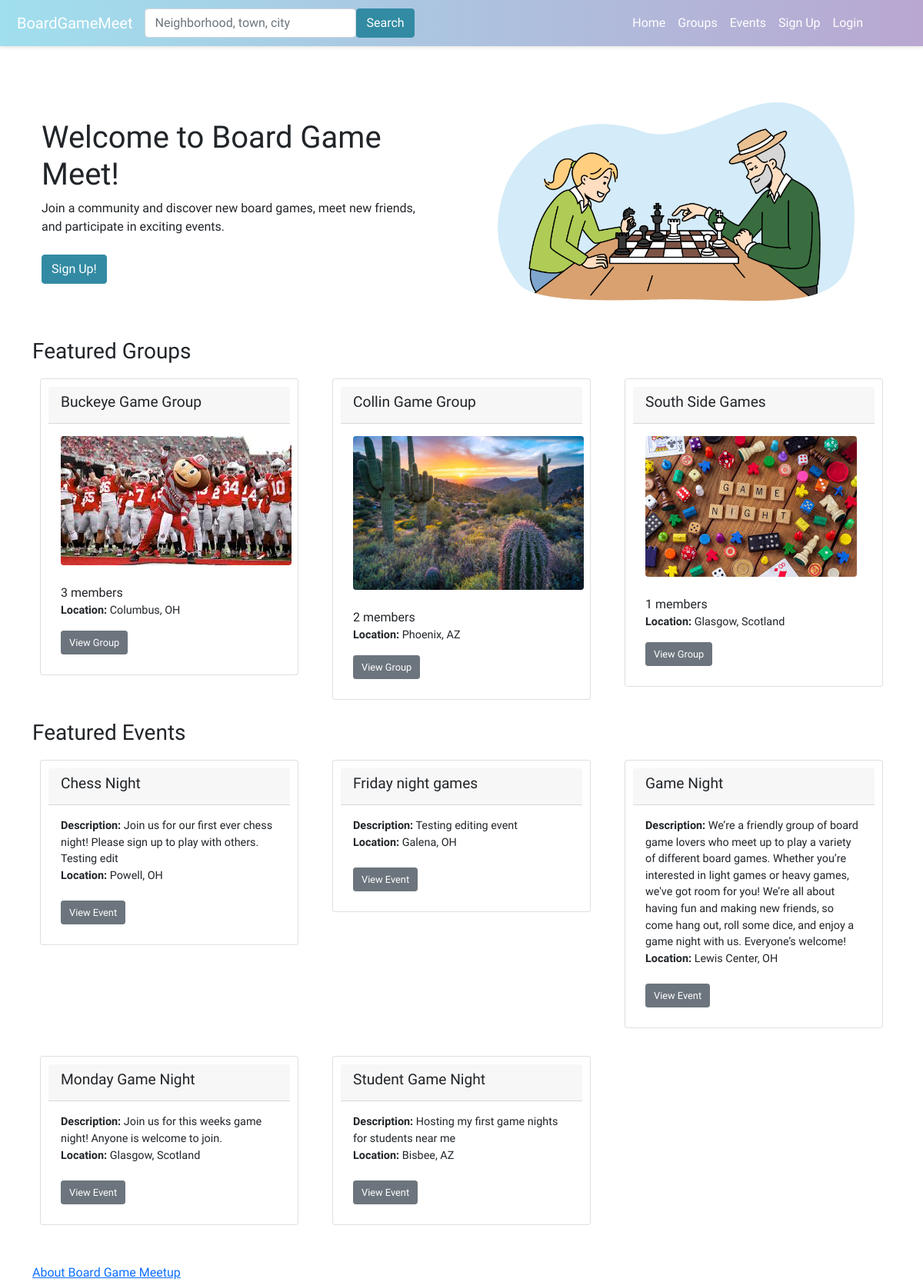
The page / on the database its author committed.
### boardgame/models.py (models this page shows, shortened)
class Group(models.Model):
    name = models.CharField(max_length=100)
    description = models.TextField()
    members = models.ManyToManyField(User, through='GroupMembers')
    slug = models.SlugField(unique=True)
    group_image = models.ImageField(upload_to='group_images/', null=True, blank=True)
    TYPE_SELECT = (
        ('Public', 'Public'),
        ('Private', 'Private'),
    )
    group_privacy = models.CharField(max_length=10,choices=TYPE_SELECT,default='Public')
    categories = models.ManyToManyField(Category, related_name='groups', blank=True)
    tags = models.ManyToManyField(Tag, related_name='groups', blank=True)

class GroupLocation(models.Model):
    group = models.OneToOneField('Group', on_delete=models.CASCADE)
    city = models.CharField(max_length=100)
    sublocality = models.CharField(max_length=100, blank=True)  # neighborhoods or sublocalities
    state = models.CharField(max_length=100, blank=True)
    postcode = models.CharField(max_length=20, blank=True)
    country = models.CharField(max_length=100)
    latitude = models.DecimalField(max_digits=9, decimal_places=6, blank=True, null=True)
    longitude = models.DecimalField(max_digits=9, decimal_places=6, blank=True, null=True)

class Event(models.Model):
    group = models.ForeignKey(Group, on_delete=models.CASCADE)
    title = models.CharField(max_length=100)
    description = models.TextField()
    date_time = models.DateTimeField()
    attendees = models.ManyToManyField(User, through='EventAttendance')
    event_image = models.ImageField(upload_to='event_images/', null=True, blank=True)
    categories = models.ManyToManyField(Category, related_name='events', blank=True)
    tags = models.ManyToManyField(Tag, related_name='events', blank=True)
    nominations_open = models.BooleanField(default=True)
    signups_open = models.BooleanField(default=False)
    admin_only_nominations = models.BooleanField(default=False)
    skip_nominations = models.BooleanField(default=False)

class EventLocation(models.Model):
    event = models.OneToOneField('Event', on_delete=models.CASCADE)
    address = models.CharField(max_length=255)
    city = models.CharField(max_length=100)
    sublocality = models.CharField(max_length=100, blank=True)  # neighborhoods or sublocalities
    state = models.CharField(max_length=100, blank=True, null=True)  # Nullable state field
    postcode = models.CharField(max_length=20)
    country = models.CharField(max_length=20)
    latitude = models.DecimalField(max_digits=9, decimal_places=6, blank=True, null=True)
    longitude = models.DecimalField(max_digits=9, decimal_places=6, blank=True, null=True)

### boardgame/views.py (the view)
# urls.py: path("",views.home, name="home"),
def home(request):
    group_list = Group.objects.all().select_related('grouplocation').order_by('name')
    event_list = Event.objects.all().select_related('eventlocation').order_by('title')
    user_groups = None
    user_events = None
    user = request.user
    if user.is_authenticated:
        user_groups = GroupMembers.objects.filter(user=user).select_related('group')
        user_events = EventAttendance.objects.filter(user=user).select_related('event')
    context = {
        'groups': group_list,
        'events': event_list,
        'user_groups': user_groups,
        'user_events': user_events,
    }
    return render(request, 'boardgame/home.html', context=context)

### boardgame/templates/boardgame/home.html (shortened to what this page needs)
{% extends 'boardgame/base.html' %}
{% load static %}
{% block content %}
<head>
    <link rel="stylesheet" type="text/css" href="{% static 'boardgame/style.css' %}">
</head>
<body>
    <div class="container">
        <div class="row align-items-center">
            <div class="col-md-6">
                <h1 class="test">Welcome to Board Game Meet!</h1>
                <div>
                    Join a community and discover new board games, meet new friends, <br>
                    and participate in exciting events. <br /><br />
                    {% if not user.is_authenticated %}
                    <a class="btn btn" type="submit" style="background-color: #328ba3; border-color: #328ba3; color: #ffffff;" href="{% url 'register' %}">Sign Up!</a>
                    {% else %}
                    <a class="btn btn" type="submit" style="background-color: #328ba3; border-color: #328ba3; color: #ffffff;" href="{% url 'groups' %}">Find groups!</a>
                    {% endif %}
                </div>
            </div>
            <div class="col-md-6 text-center">
                <img src="{% static 'boardgame/images/boardgamehome.jpeg' %}" alt="Board Game Home" class="img-fluid rounded" />
            </div>
        </div>
    </div>
    <div>
        {% if not user.is_authenticated %}
        <div>
            <h3>Featured Groups</h3>
            {% if groups %}
            <div class="row">
                {% for group in groups %}
                <div class="col-md-4 mb-3">
                    <div class="card">
                        <div class="card-header">
                            <h4>{{ group.name }}</h4>
                        </div>
                        <div class="card-body">
                            <div class="group-profile">
                                {% if group.group_image %}
                                <img src="{{ group.group_image.url }}" class="profile-image rounded">
                                {% else %}
                                <img src="{% static 'boardgame/images/group_profile_default.jpg' %}" class="profile-image rounded">
                                {% endif %}
                                <br/><br/>
                                {{ group.group_members.all.count }} members
                                <p><b>Location:</b> {{ group.grouplocation.city }}{% if group.grouplocation.state %}, {{ group.grouplocation.state }}{% endif %}</p>
                                <a href="{% url 'group_profile' group.slug %}" class="btn btn-secondary btn-sm">View Group</a>
                            </div>
                        </div>
                    </div>
                </div>
                {% endfor %}
            </div>
            {% else %}
            <strong>There are no groups present.</strong>
            {% endif %}
        </div>
        <div>
            <h3>Featured Events</h3>
            {% if events %}
            <div class="row">
                {% for event in events %}
                <div class="col-md-4 mb-3">
                    <div class="card">
                        <div class="card-header">
                            <h4>{{ event.title }}</h4>
                        </div>
                        <div class="card-body">
                            <p class="card-text">
                                <b>Description:</b> {{ event.description }}<br />
                                <b>Location:</b> {{ event.eventlocation.city }}{% if event.eventlocation.state %}, {{ event.eventlocation.state }}{% endif %}<br /><br />
                                <a href="{% url 'event_details' event.id %}" class="btn btn-secondary btn-sm">View Event</a>
                            </p>
                        </div>
                    </div>
                </div>
                {% endfor %}
            </div>
            {% else %}
            <strong>There are no events present.</strong>
            {% endif %}
        </div>
        {% endif %}
        <br>
        <div>
            <a href="/boardgame/about/">About Board Game Meetup</a><br />
        </div>
    </div>
</body>
{% endblock %}

### boardgame/static/boardgame/style.css (style rules this page uses)
.profile-image { max-width: 300px; max-height: 200px; width: auto; height: auto; }
.card { padding: 10px; margin: 10px; }
.card-header h4 { font-size: 1.2rem; }
.card-body p { font-size: 0.9rem; }
.btn-sm { font-size: 0.8rem; padding: 5px 10px; }
.container { max-width: 1200px; margin: auto; }

### boardgame/templates/boardgame/base.html (style rules this page uses)
body { font-family: 'Varela Round', sans-serif; }

### rows shown on the page
Group: name "Buckeye Game Group", group_image (picture), group_members.all.count "3", grouplocation.city "Columbus", grouplocation.state "OH"
Group: name "Collin Game Group", group_image (picture), group_members.all.count "2", grouplocation.city "Phoenix", grouplocation.state "AZ"
Group: name "South Side Games", group_image (picture), group_members.all.count "1", grouplocation.city "Glasgow", grouplocation.state "Scotland"
Event: title "Chess Night", description "Join us for our first ever chess night! Please sign up to play with others. Testing edit", eventlocation.city "Powell", eventlocation.state "OH"
Event: title "Friday night games", description "Testing editing event", eventlocation.city "Galena", eventlocation.state "OH"
Event: title "Game Night", description "We’re a friendly group of board game lovers who meet up to play a variety of different board games. Whether you’re interested in light games or heavy games, we've got room for you! We’re all about having fun and making new friends, so come hang out, roll some dice, and enjoy a game night with us. Everyone’s welcome!", eventlocation.city "Lewis Center", eventlocation.state "OH"
Event: title "Monday Game Night", description "Join us for this weeks game night! Anyone is welcome to join.", eventlocation.city "Glasgow", eventlocation.state "Scotland"
Event: title "Student Game Night", description "Hosting my first game nights for students near me", eventlocation.city "Bisbee", eventlocation.state "AZ"
